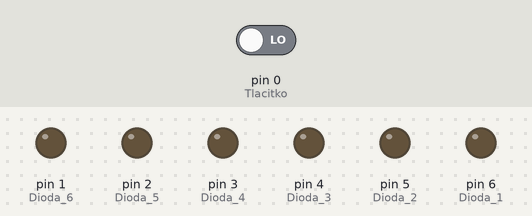
Recording of a program running on a simulated Arduino Pro Mini, built with avr-gcc and run on an emulated ATmega328P. On the bench: output pins drawn as LEDs (lit = HIGH). The test bench sets the inputs (shaded band); at power-on: pin 0 (Tlacitko) LOW. Random numbers use the default seed unless the program sets one.

Above: at 1.2 s.
1.3 s: pin 0 (Tlacitko) driven HIGH
At 2.3 s:
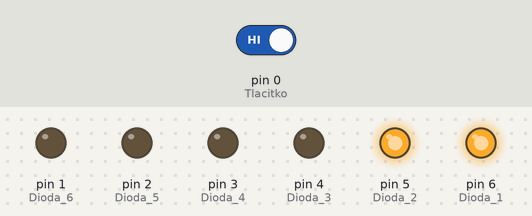
4.3 s: pin 0 (Tlacitko) driven LOW
At 4.6 s:
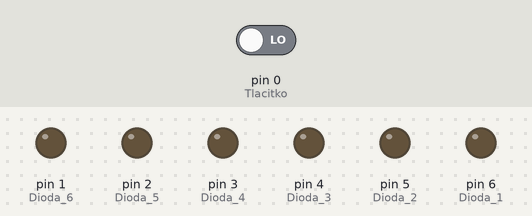
5.8 s: pin 0 (Tlacitko) driven HIGH
At 6.6 s:
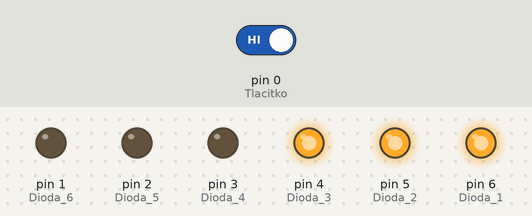
Timing chart, 0 to 17.8 s (numbered marks = the images above; inputs shaded):
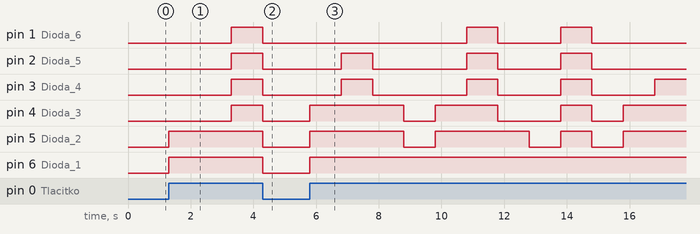

Measured:
- after the input at 1.3 s, pin 1 (Dioda_6), pin 2 (Dioda_5), pin 3 (Dioda_4), pin 4 (Dioda_3): LOW → HIGH after 2.0 s; pin 5 (Dioda_2), pin 6 (Dioda_1): LOW → HIGH at once
- after the input at 4.3 s, pin 4 (Dioda_3), pin 5 (Dioda_2), pin 6 (Dioda_1): HIGH → LOW at once
- after the input at 5.8 s, pin 1 (Dioda_6): alternates HIGH for 1.0 s and LOW for 2.0 s, starting after 5.0 s; pin 2 (Dioda_5): goes HIGH 1.0 s, LOW 3.0 s, HIGH 1.0 s, LOW 2.0 s, HIGH 1.0 s, then LOW, starting after 1.0 s

The program:

main.cpp
```cpp
#include <Arduino.h>
int hod;
int tlacitko;
int cas = 1000;

void setup(){
pinMode(6, OUTPUT); //Dioda 1
pinMode(5, OUTPUT); //Dioda 2
pinMode(4, OUTPUT); //Dioda 3
pinMode(3, OUTPUT); //Dioda 4
pinMode(2, OUTPUT); //Dioda 5
pinMode(1, OUTPUT); //Dioda 6
pinMode(0, INPUT); //Tlacitko
}

void loop(){
digitalWrite (6, LOW); // Dioda 1
digitalWrite (5, LOW); // Dioda 2
digitalWrite (4, LOW); // Dioda 3
digitalWrite (3, LOW); // Dioda 4
digitalWrite (2, LOW); // Dioda 5
digitalWrite (1, LOW); // Dioda 6

tlacitko = digitalRead(0);

if(tlacitko == HIGH){
hod = random(6)+1; //Nahodne cisla od 1 do 6


if(hod==1){
digitalWrite(6,HIGH);
delay(cas);
}

if(hod==2){
digitalWrite(6,HIGH);
digitalWrite(5,HIGH);
delay(cas);
}

if(hod==3){
digitalWrite(6,HIGH);
digitalWrite(5,HIGH);
digitalWrite(4,HIGH);
delay(cas);
}

if(hod==4){
digitalWrite(6,HIGH);
digitalWrite(5,HIGH);
digitalWrite(4,HIGH);
digitalWrite(3,HIGH);
delay(cas);
}

if(hod==5){
digitalWrite(6,HIGH);
digitalWrite(5,HIGH);
digitalWrite(4,HIGH);
digitalWrite(3,HIGH);
digitalWrite(2,HIGH);
delay(cas);
}

if(hod==6){
digitalWrite(6,HIGH);
digitalWrite(5,HIGH);
digitalWrite(4,HIGH);
digitalWrite(3,HIGH);
digitalWrite(2,HIGH);
digitalWrite(1,HIGH);
delay(cas);
}
}
}
```
